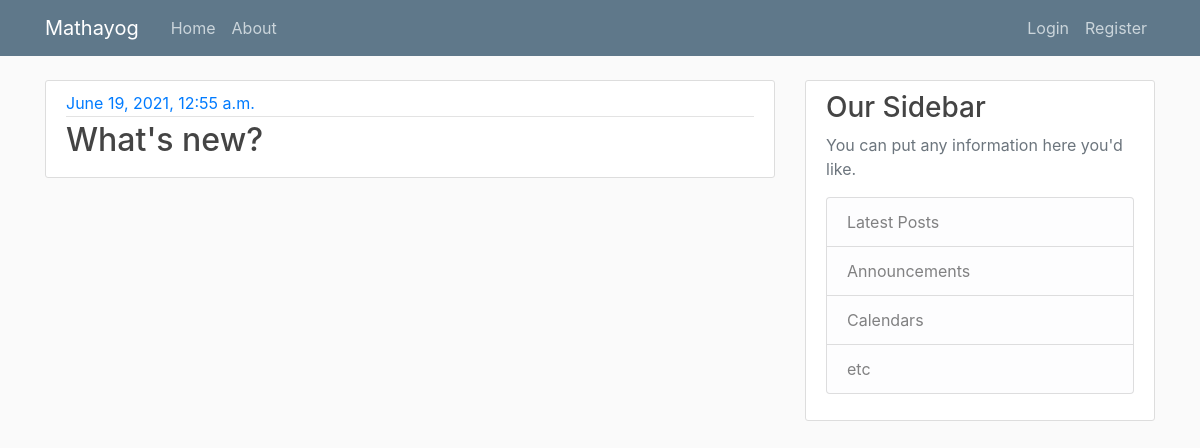
/polls/, run on an earlier commit of the app's database.
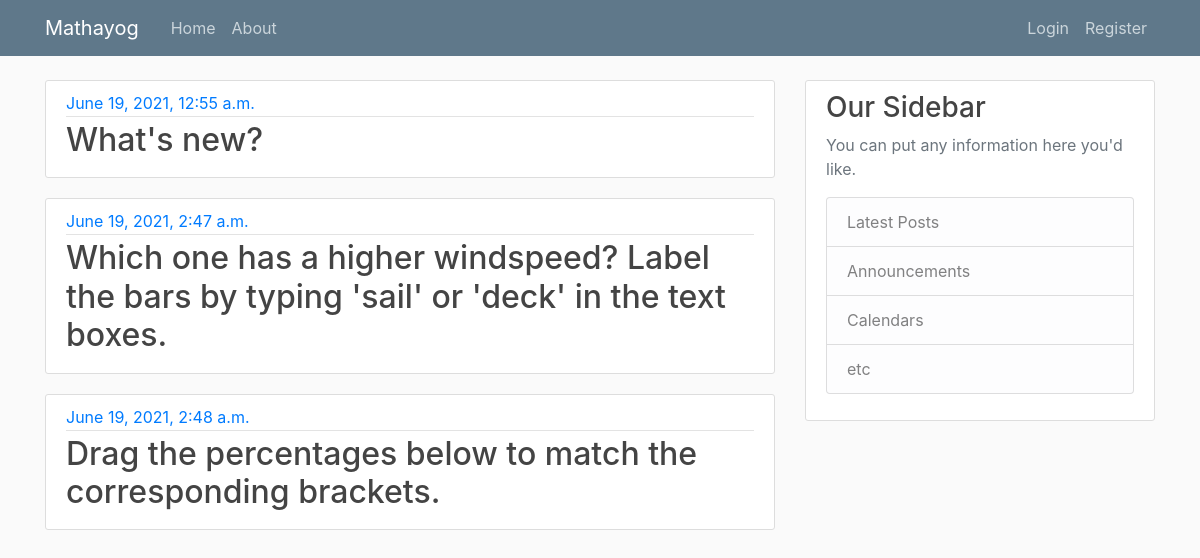
And on a later commit of the database.
### polls/models.py (models this page shows, shortened)
class Question(models.Model):
    question_text = models.CharField(max_length=200)
    pub_date = models.DateTimeField('date published')

### polls/views.py (the view)
# urls.py: path('', views.index, name='index'),
def index(request):
    context = {
        "questions": Question.objects.all(),
        "title": "Home"
    }
    return render(request, "home.html", context)

### polls/templates/home.html
{% extends "base.html" %}
{% block content %}
    {% for q in questions %}
        <article class="media content-section">
          <div class="media-body">
            <div class="article-metadata">
              <a class="mr-2" href="#">{{ q.pub_date }}</a>
            </div>
            <h2><a class="article-title" href="#">{{ q.question_text }}</a></h2>
          </div>
        </article>
    {% endfor %}
{% endblock content %}

### polls/templates/base.html (shortened to what this page needs)
{% load static %}
<!DOCTYPE html>
<html lang="en">
<head>
    <link rel="stylesheet" href="https://maxcdn.bootstrapcdn.com/bootstrap/4.0.0/css/bootstrap.min.css">
    <link rel="stylesheet" type="text/css" href="{% static 'main.css' %}">
</head>
<body>
    <header class="site-header">
      <nav class="navbar navbar-expand-md navbar-dark bg-steel fixed-top">
        <div class="container">
          <a class="navbar-brand mr-4" href="/">Mathayog</a>
          <div class="collapse navbar-collapse" id="navbarToggle">
            <div class="navbar-nav mr-auto">
              <a class="nav-item nav-link" href="{% url 'index' %}">Home</a>
              <a class="nav-item nav-link" href="{% url 'index' %}">About</a>
            </div>
            <div class="navbar-nav">
              <a class="nav-item nav-link" href="#">Login</a>
              <a class="nav-item nav-link" href="#">Register</a>
            </div>
          </div>
        </div>
      </nav>
    </header>
    <main role="main" class="container">
      <div class="row">
        <div class="col-md-8">
          {% block content %}{% endblock %}
        </div>
        <div class="col-md-4">
          <div class="content-section">
            <h3>Our Sidebar</h3>
            <p class='text-muted'>You can put any information here you'd like.
              <ul class="list-group">
                <li class="list-group-item list-group-item-light">Latest Posts</li>
                <li class="list-group-item list-group-item-light">Announcements</li>
                <li class="list-group-item list-group-item-light">Calendars</li>
                <li class="list-group-item list-group-item-light">etc</li>
              </ul>
            </p>
          </div>
        </div>
      </div>
    </main>
</body>
</html>

### polls/static/main.css (style rules this page uses)
body { background: #fafafa; color: #333333; margin-top: 5rem; }
h1, h2, h3, h4, h5, h6 { color: #444444; }
ul { margin: 0; }
.bg-steel { background-color: #5f788a; }
.site-header .navbar-nav .nav-link { color: #cbd5db; }
.content-section { background: #ffffff; padding: 10px 20px; border: 1px solid #dddddd; border-radius: 3px; margin-bottom: 20px; }
.article-title { color: #444444; }
.article-metadata { padding-bottom: 1px; margin-bottom: 4px; border-bottom: 1px solid #e3e3e3 }

What changed in the data, as far as the page shows it:
added Question: pub_date "June 19, 2021, 2:47 a.m.", question_text "Which one has a higher windspeed? Label the bars by typing 'sail' or 'deck' in the text boxes."
added Question: pub_date "June 19, 2021, 2:48 a.m.", question_text "Drag the percentages below to match the corresponding brackets."
